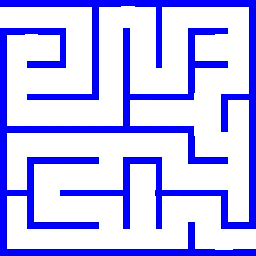
#> input picture background.gif, 256 x 256 px
$ python background_maze.py
#> lines starting #> are read from the running program, lines starting #| are printed output that depends on the picture
"""Test with an image as the background."""
import turtle as t
from time import sleep
from PIL import Image  # requires Pillow
from PIL.Image import Resampling

# Resize the GIF (change scale as needed)
orig = "background.gif"
scaled = "background_scaled.gif"
scale = 1.5  # 2 = double size, 1.5 = 150%, etc.
img = Image.open(orig)
#> img is the input picture: PIL image 256x256 P; mean R, G, B, A 0, 0, 64, 66.2
new_size = (int(img.width * scale), int(img.height * scale))
#> new_size = (384, 384)
img = img.resize(new_size, Resampling.LANCZOS)
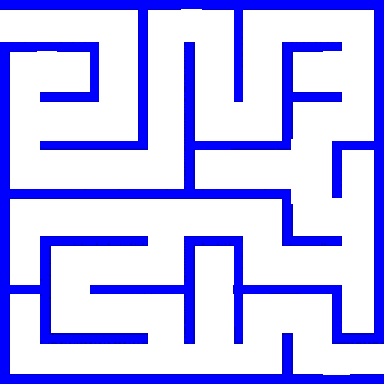
#> img: PIL image 384x384 P; mean R, G, B, A 0, 0, 63, 64.9; transparent parts drawn white
img.save(scaled, format="GIF")

# Create screen
#> (the run stopped early here; a loop or call above may not have finished)
